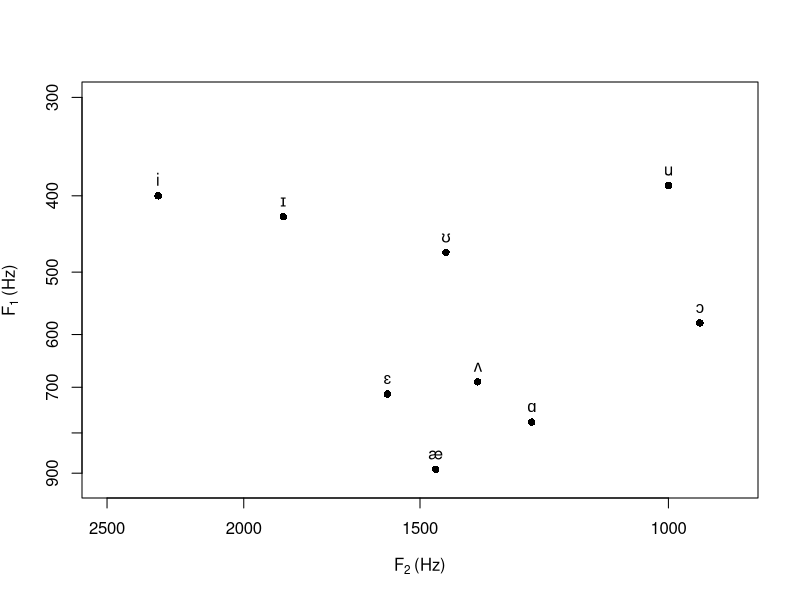
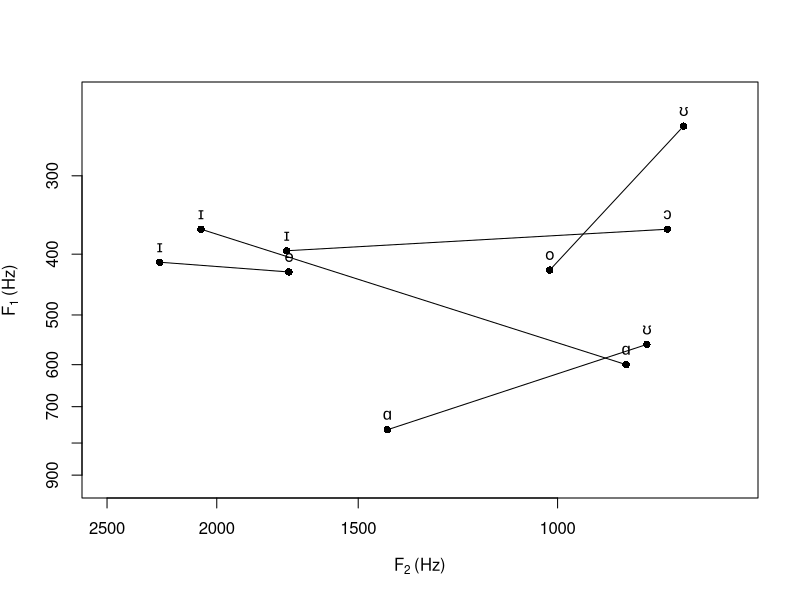
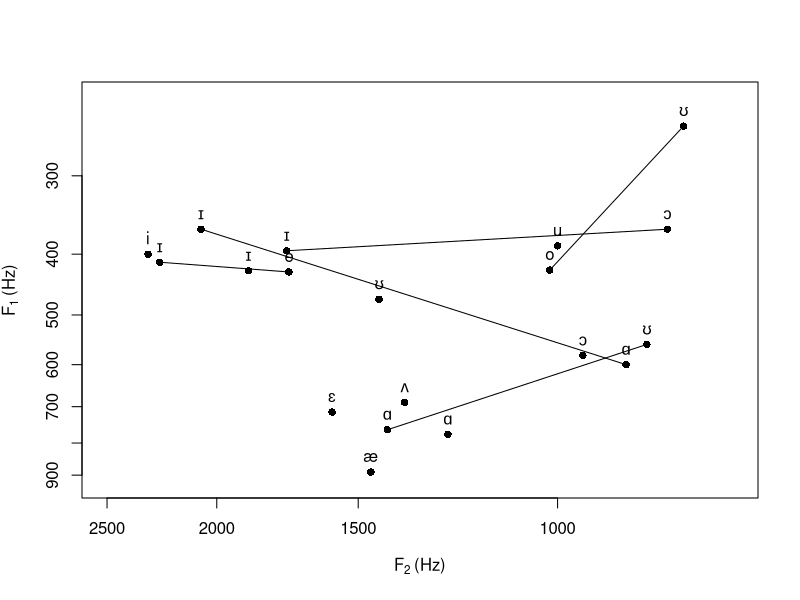
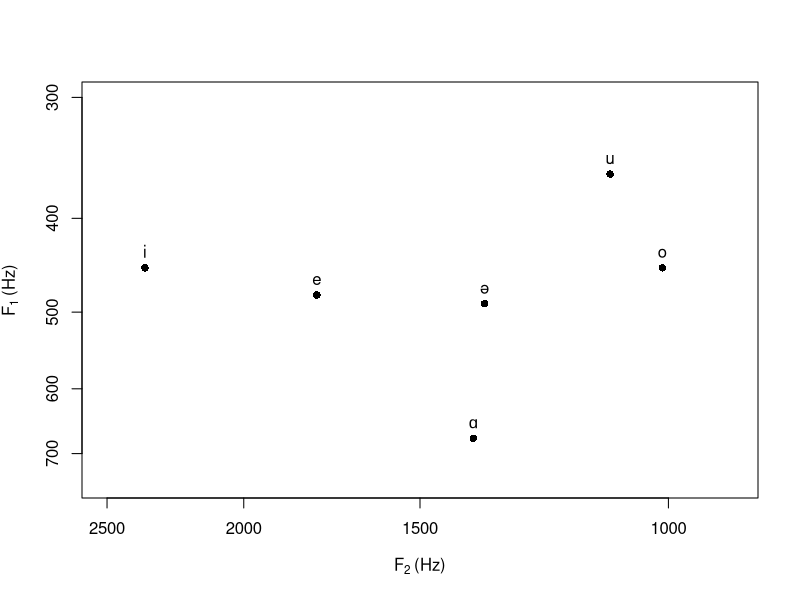

Write R code to recreate these figures, in order.
#!/usr/bin/env Rscript

# my vowels
name <- c("i", "ɪ", "u", "ʊ", "ɛ", "ʌ", "ɔ", "æ", "ɑ", "e", "ɪ", "o", "ʊ", "ɑ", "ɪ", "ɑ", "ʊ", "ɔ", "ɪ")
F1 <- c(400, 425, 388, 472,714, 689, 580, 890, 775, 427, 412, 424, 250, 600, 365, 762, 557, 365, 395)
F2 <- c(2300, 1875, 1000, 1438, 1582, 1365, 950, 1462, 1250, 1727, 2246, 1016, 774, 870, 2065, 1414, 834, 800, 1735)

png("monopthong.png")
plot(F2[1:9], F1[1:9],
     xlim = c(2500, 900),
     xlab = expression('F'[2]~'(Hz)'),
     ylim = c(925, 300),
     ylab = expression('F'[1]~'(Hz)'),
     log = "xy",
     pch = 16)
text(F2[1:9], F1[1:9],
     labels = name[1:9],
     pos = 3)
invisible(dev.off())

png("dipthong.png")
  plot(F2[10:19], F1[10:19],
       xlim = c(2500, 700),
       xlab = expression('F'[2]~'(Hz)'),
       ylim = c(925, 225),
       ylab = expression('F'[1]~'(Hz)'),
       log = "xy",
       pch = 16)
    i <- 10
    while(i < length(name)){
      segments(F2[i], F1[i], F2[(i+1)], F1[(i+1)])
      i <- i + 2
    }
    text(F2[10:19], F1[10:19],
         labels = name[10:19],
         pos = 3)
invisible(dev.off())

png("me.png")
  plot(F2, F1,
       xlim = c(2500, 700),
       xlab = expression('F'[2]~'(Hz)'),
       ylim = c(925, 225),
       ylab = expression('F'[1]~'(Hz)'),
       log = "xy",
       pch = 16)
  i <- 10
  while(i < length(name)){
    segments(F2[i], F1[i], F2[(i+1)], F1[(i+1)])
    i <- i + 2
  }
  text(F2, F1,
      labels = name,
      pos = 3)
invisible(dev.off())

# Dimitrios' vowels
F1 <- c(450, 480, 675, 450, 360, 490)
F2 <- c(2350, 1775, 1375, 1010, 1100, 1350)
name <- c("i", "e", "ɑ", "o", "u", "ə")

png("dimitrios.png")
  plot(F2, F1,
       xlim = c(2500, 900),
       xlab = expression('F'[2]~'(Hz)'),
       ylim = c(750, 300),
       ylab = expression('F'[1]~'(Hz)'),
       log = "xy",
       pch = 16)
  text(F2, F1,
       labels = name,
       pos = 3)
invisible(dev.off())